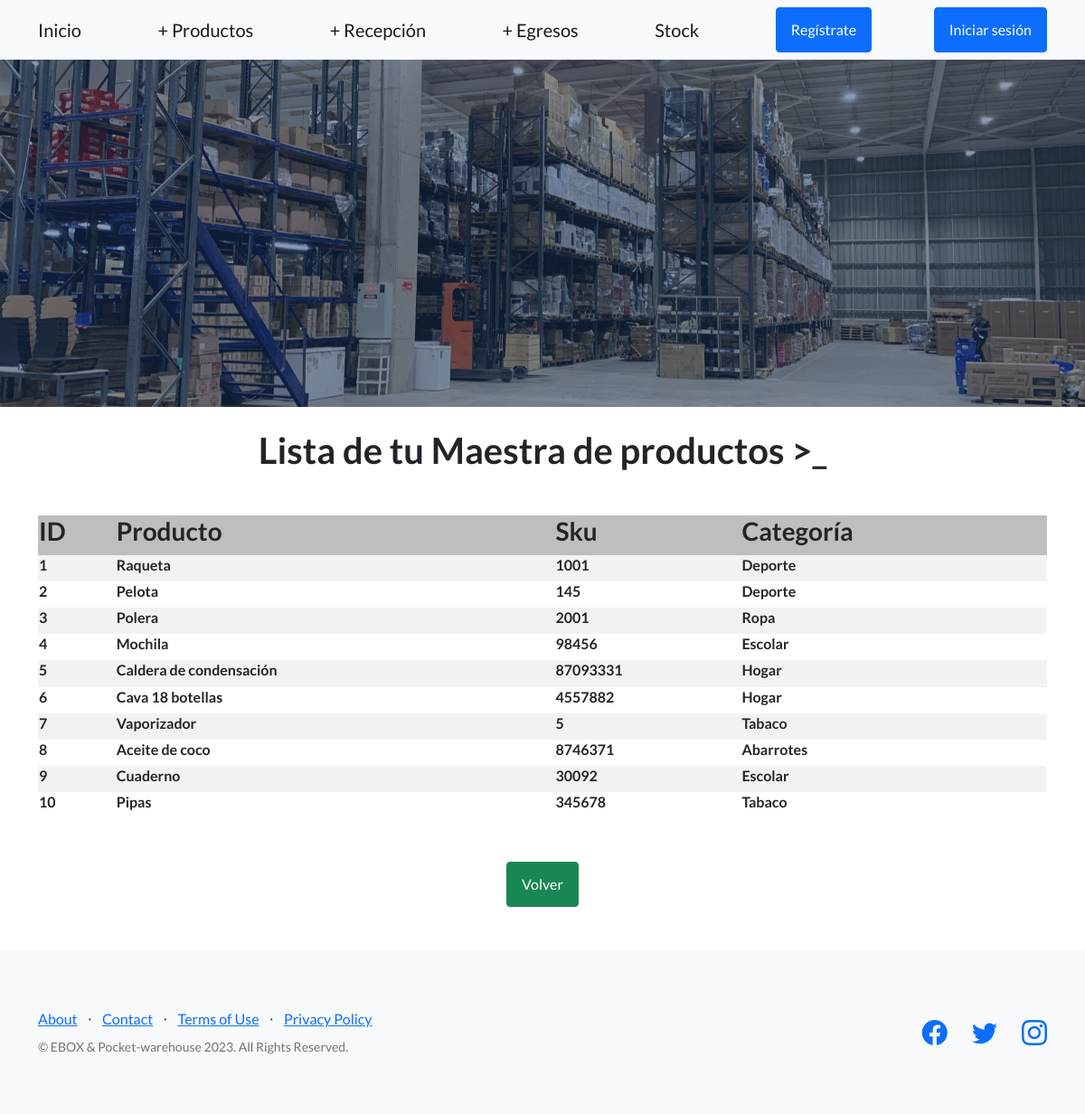
/eboxApp/maestra/wMaestra_full/, run on the app's committed database.
### eboxApp/models.py (models this page shows, shortened)
class Maestra(models.Model):
    nombre_producto = models.CharField(max_length=300)
    numero_sku = models.IntegerField()
    categoria = models.CharField(max_length=300)

### eboxApp/views.py (the view)
# urls.py: path('maestra/wMaestra_full/', views.buscarMaestra, name = 'buscarTodo'),
def buscarMaestra(request):
    if request.method == 'GET': # si existe un post
        producto = Maestra.objects.all()
        return render(request, 'eboxApp/wMaestra_full.html', {'producto':producto })

### eboxApp/templates/eboxApp/wMaestra_full.html (shortened to what this page needs)
{% extends "eboxApp/base.html" %}
    {% load static %}
{% block contenido_que_cambia %}
<div class="container" align="center">
    <br>
    <h1 class="mb-5">Lista de tu Maestra de productos >_</h1>
    {% if producto %}
                    <table>
                        <tr>
                            <th style="text-align: left"><h3>ID</h3></th>
                            <th style="text-align: left"><h3>Producto</h3></th>
                            <th style="text-align: left"><h3>Sku</h3></th>
                            <th style="text-align: left"><h3>Categoría</h3></th>
                        </tr>
                        {% for i in producto %}
                        <tr>
                            <td style="text-align: left"><h6>{{i.pk}}</h6></td>
                            <td style="text-align: left"><h6>{{i.nombre_producto}}</h6></td>
                            <td style="text-align: left"><h6>{{i.numero_sku}}</h6></td>
                            <td style="text-align: left"><h6>{{i.categoria}}</h6></td>
                        </tr>
                        {% endfor %}
                    </table>
                <br>
                <br>
                <a class="btn btn-success" align = "center" href={% url 'eboxApp:Maestra' %}>Volver</a>
    {% endif %}
</div>
{% endblock %}

### data on the page
Maestra: pk "1", nombre_producto "Raqueta", numero_sku "1001", categoria "Deporte"
Maestra: pk "2", nombre_producto "Pelota", numero_sku "145", categoria "Deporte"
Maestra: pk "3", nombre_producto "Polera", numero_sku "2001", categoria "Ropa"
Maestra: pk "4", nombre_producto "Mochila", numero_sku "98456", categoria "Escolar"
Maestra: pk "5", nombre_producto "Caldera de condensación", numero_sku "87093331", categoria "Hogar"
Maestra: pk "6", nombre_producto "Cava 18 botellas", numero_sku "4557882", categoria "Hogar"
Maestra: pk "7", nombre_producto "Vaporizador", numero_sku "5", categoria "Tabaco"
Maestra: pk "8", nombre_producto "Aceite de coco", numero_sku "8746371", categoria "Abarrotes"
Maestra: pk "9", nombre_producto "Cuaderno", numero_sku "30092", categoria "Escolar"
Maestra: pk "10", nombre_producto "Pipas", numero_sku "345678", categoria "Tabaco"
